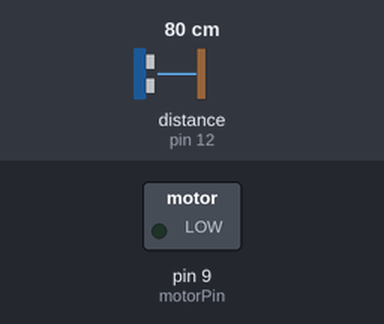
A sketch run on a simulated Arduino Uno, built with avr-gcc and run on an emulated ATmega328P. Parts: switched loads named in the sketch (green lamp = pin HIGH). Wiring (inferred from the names in the program): ultrasonic range finder: trigger pin 13; echo pin 12. The inputs (shaded band) are chosen by the test bench; at power-on: distance to the obstacle (sensor on pin 12) 80 cm. The echo pulse lasts 58.3 µs per cm; pins used as bus, display or sensor lines are not drawn; what the sketch prints to the serial monitor is not drawn.

Above: at 4.8 s.
4.9 s: distance to the obstacle (sensor on pin 12) set to 12 cm
7.9 s: distance to the obstacle (sensor on pin 12) set to 9 cm
At 9.0 s:
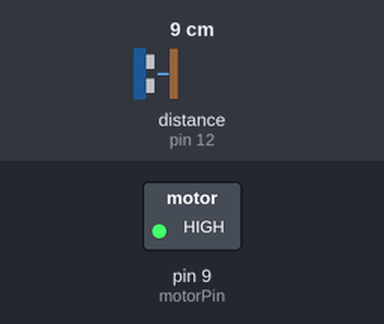
10.9 s: distance to the obstacle (sensor on pin 12) set to 18 cm
At 13.4 s:
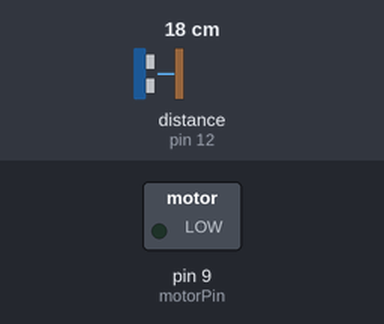
13.9 s: distance to the obstacle (sensor on pin 12) set to 2 cm
At 15.0 s:
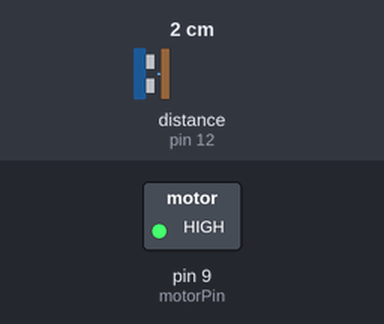
Timing chart, 0 to 16.9 s (numbered marks = the images above; inputs shaded):
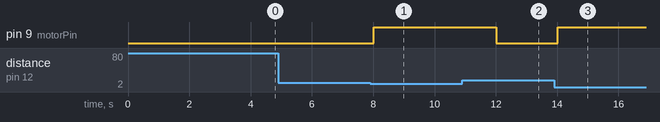

The sketch:

HowWillYouMove_code_v3.ino
```cpp
#include <Servo.h>

const int triggerPin = 13;
const int echoPin = 12;
float dist = 0.0;
const int motorPin = 9;

void setup() {

pinMode(motorPin, OUTPUT);
Serial.begin(9600);

}
void loop() {

delay(2000);
  dist = 0.01723 * readUltrasonicDistance(13, 12);
  Serial.println("i apostasi einai");
  Serial.print(dist);

  if (dist < 10.5) {

    digitalWrite(motorPin, HIGH);
  }
  else {
    digitalWrite(motorPin, LOW);

  }
}
long readUltrasonicDistance(int triggerPin, int echoPin)
{
  pinMode(triggerPin, OUTPUT);
  digitalWrite(triggerPin, LOW);
  delayMicroseconds(2);
  digitalWrite(triggerPin, HIGH);
  delayMicroseconds(10);
  digitalWrite(triggerPin, LOW);
  pinMode(echoPin, INPUT);
  return pulseIn(echoPin, HIGH);
}
```

Measured:
- the behaviour switches between 11 and 10 cm on distance to the obstacle (sensor on pin 12) (found by bisection; images 0 and 1)
- after the input at 4.9 s, every drawn part: stays the same
- after the input at 7.9 s, pin 9 (motorPin): LOW → HIGH after 0.11 s
- after the input at 10.9 s, pin 9 (motorPin): HIGH → LOW after 1.1 s
- after the input at 13.9 s, pin 9 (motorPin): LOW → HIGH after 0.12 s
